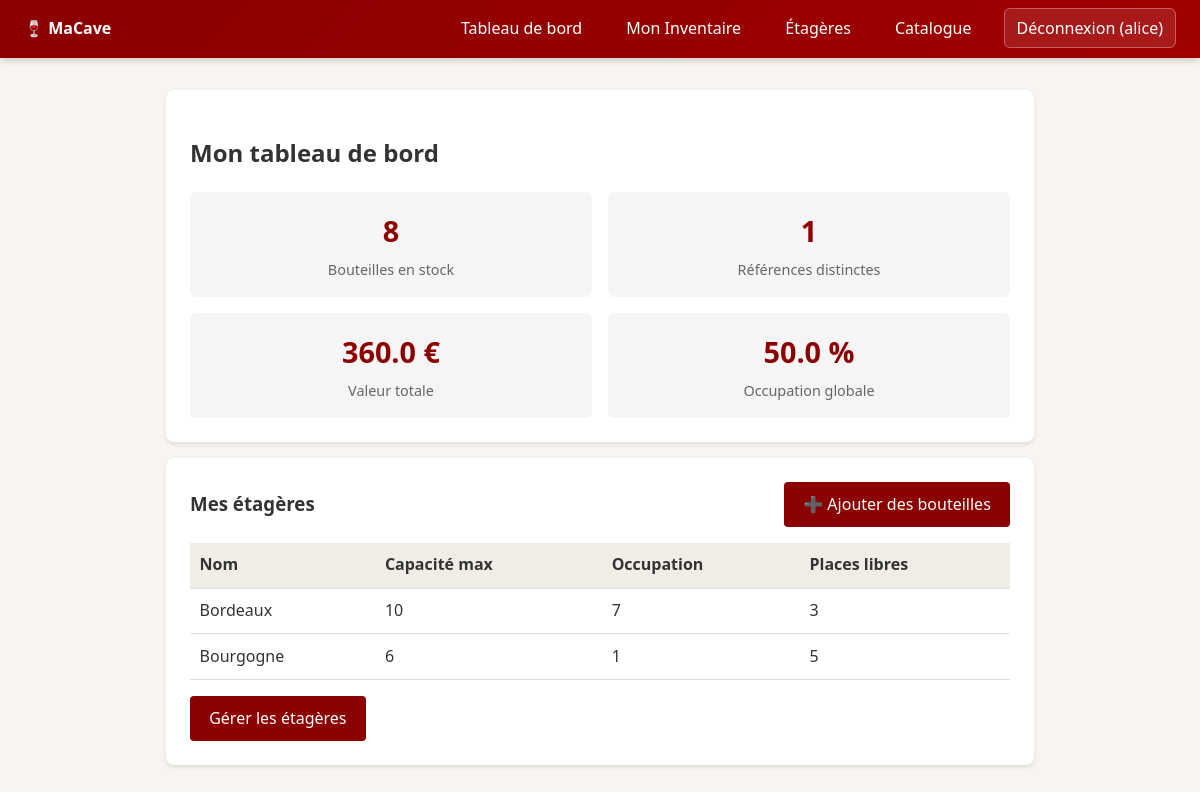
/cave/dashboard (signed in), run on the app's committed database.
### tables this page shows
CREATE TABLE utilisateurs (
    id INTEGER PRIMARY KEY AUTOINCREMENT,
    username TEXT NOT NULL UNIQUE,
    email TEXT NOT NULL UNIQUE,
    password_hash TEXT NOT NULL
);

CREATE TABLE etageres (
    id INTEGER PRIMARY KEY AUTOINCREMENT,
    cave_id INTEGER NOT NULL,
    nom TEXT NOT NULL,
    capacite_max INTEGER NOT NULL DEFAULT 0,
    UNIQUE (cave_id, nom),
    FOREIGN KEY (cave_id) REFERENCES caves(id) ON DELETE CASCADE
);

### src/macave/routes/cave_routes.py (the view)
@bp.route("/dashboard")
def dashboard():
    cave_id = _get_cave_id()
    if cave_id is None:
        flash("Aucune cave trouvée.", "warning")
        return redirect(url_for("auth.login"))
    stats = stock_service.get_cave_stats(cave_id, g.db)
    etageres = stock_service.get_etageres_by_cave(cave_id, g.db)
    for e in etageres:
        occ = g.db.execute(
            "SELECT COUNT(*) as cnt FROM bouteilles WHERE etagere_id = ? AND statut = 'en_stock'",
            (e.id,),
        ).fetchone()["cnt"]
        e._occupation = occ
    return render_template(
        "cave/dashboard.html", stats=stats, etageres=etageres
    )

### src/macave/db.py (called while the page is built)
    def __enter__(self) -> sqlite3.Connection:
        self._connection = sqlite3.connect(self.db_path)
        self._connection.row_factory = sqlite3.Row
        self._connection.execute("PRAGMA foreign_keys = ON")
        return self._connection

### src/macave/routes/cave_routes.py (called while the page is built)
def _get_cave_id() -> int | None:
    if g.user is None:
        return None
    row = g.db.execute(
        "SELECT id FROM caves WHERE utilisateur_id = ?", (g.user.id,)
    ).fetchone()
    return row["id"] if row else None

### src/macave/services/auth_service.py (called while the page is built)
def get_user_by_id(user_id: int, conn: sqlite3.Connection) -> Utilisateur | None:
    row = conn.execute(
        "SELECT id, username, email, password_hash FROM utilisateurs WHERE id = ?",
        (user_id,),
    ).fetchone()
    if row is None:
        return None
    return Utilisateur(
        id=row["id"],
        username=row["username"],
        email=row["email"],
        password_hash=row["password_hash"],
    )

### src/macave/services/stock_service.py (called while the page is built)
def get_etageres_by_cave(cave_id: int, conn: sqlite3.Connection) -> list[Etagere]:
    rows = conn.execute(
        "SELECT id, nom, capacite_max FROM etageres WHERE cave_id = ?",
        (cave_id,),
    ).fetchall()
    return [Etagere(id=r["id"], nom=r["nom"], capacite_max=r["capacite_max"]) for r in rows]

### src/macave/templates/cave/dashboard.html (shortened to what this page needs)
{% extends 'base.html' %}
{% block content %}
<div class="card">
  <h2>Mon tableau de bord</h2>
  <div class="grid-2" style="margin-top: 1rem;">
    <div class="stat-box">
      <div class="value">{{ stats.nb_bouteilles }}</div>
      <div class="label">Bouteilles en stock</div>
    </div>
    <div class="stat-box">
      <div class="value">{{ stats.nb_references }}</div>
      <div class="label">Références distinctes</div>
    </div>
    <div class="stat-box">
      <div class="value">{{ stats.valeur_totale }} €</div>
      <div class="label">Valeur totale</div>
    </div>
    <div class="stat-box">
      <div class="value">
        {% if stats.occupation_globale is not none %}
          {{ "%.1f"|format(stats.occupation_globale) }} %
        {% else %}
          —
        {% endif %}
      </div>
      <div class="label">Occupation globale</div>
    </div>
  </div>
</div>
<div class="card">
  <div class="header-with-action">
    <h3>Mes étagères</h3>
    <a href="{{ url_for('cave.ajouter_bouteilles') }}" class="btn">➕ Ajouter des bouteilles</a>
  </div>
  {% if etageres %}
    <table>
      <thead>
        <tr><th>Nom</th><th>Capacité max</th><th>Occupation</th><th>Places libres</th></tr>
      </thead>
      <tbody>
        {% for e in etageres %}
        <tr>
          <td>{{ e.nom }}</td>
          <td>{{ e.capacite_max }}</td>
          <td>{{ e._occupation }}</td>
          <td>{{ e.capacite_max - e._occupation }}</td>
        </tr>
        {% endfor %}
      </tbody>
    </table>
    <div style="margin-top: 1rem;">
      <a href="{{ url_for('cave.etageres') }}" class="btn">Gérer les étagères</a>
    </div>
  {% else %}
    <p>Aucune étagère. <a href="{{ url_for('cave.etageres') }}">En créer une</a>.</p>
  {% endif %}
</div>
{% endblock %}

### src/macave/templates/base.html (shortened to what this page needs)
<!doctype html>
<html lang="fr">
<head>
</head>
<body>
  <nav>
    <div><strong>🍷 MaCave</strong></div>
    <div>
      {% if g.user %}
        <a href="{{ url_for('cave.dashboard') }}">Tableau de bord</a>
        <a href="{{ url_for('inventaire.index') }}">Mon Inventaire</a>
        <a href="{{ url_for('cave.etageres') }}">Étagères</a>
        <a href="{{ url_for('catalogue.vins') }}">Catalogue</a>
        <a href="{{ url_for('auth.logout') }}" class="btn-logout">Déconnexion ({{ g.user.username }})</a>
      {% else %}
        <a href="{{ url_for('auth.register') }}">Inscription</a>
        <a href="{{ url_for('auth.login') }}">Connexion</a>
      {% endif %}
    </div>
  </nav>
  <div class="container">
    {% block content %}{% endblock %}
  </div>
</body>
</html>

### src/macave/templates/base.html (style rules this page uses)
:root { --primary: #8B0000; --bg: #f8f5f0; --card: #fff; --text: #333; --border: #ddd; --success: #2e7d32; --danger: #c62828; --warning: #f9a825; --info: #1565c0; }
* { box-sizing: border-box; }
body { margin: 0; font-family: 'Segoe UI', system-ui, -apple-system, sans-serif; background: var(--bg); color: var(--text); line-height: 1.6; }
nav { background: linear-gradient(135deg, var(--primary), #a00000); color: white; padding: 1rem 1.5rem; display: flex; justify-content: space-between; align-items: center; box-shadow: 0 2px 8px rgba(0,0,0,0.2); position: sticky; top: 0; z-index: 100; }
nav a { color: white; text-decoration: none; margin-left: 1rem; padding: 0.5rem 0.75rem; border-radius: 6px; transition: background 0.2s; }
nav .btn-logout { background: rgba(255,255,255,0.1); border: 1px solid rgba(255,255,255,0.3); }
.container { max-width: 900px; margin: 2rem auto; padding: 0 1rem; }
.card { background: var(--card); border-radius: 8px; box-shadow: 0 2px 4px rgba(0,0,0,0.1); padding: 1.5rem; margin-bottom: 1rem; }
button, .btn { display: inline-block; background: var(--primary); color: white; border: none; padding: 0.6rem 1.2rem; border-radius: 4px; cursor: pointer; text-decoration: none; font-size: 1rem; }
table { width: 100%; border-collapse: collapse; margin-top: 1rem; }
th, td { text-align: left; padding: 0.6rem; border-bottom: 1px solid var(--border); }
th { background: #f0ece6; }
.grid-2 { display: grid; grid-template-columns: 1fr 1fr; gap: 1rem; }
.stat-box { text-align: center; padding: 1rem; background: #f5f5f5; border-radius: 6px; }
.stat-box .value { font-size: 1.8rem; font-weight: bold; color: var(--primary); }
.stat-box .label { font-size: 0.9rem; color: #666; margin-top: 0.25rem; }

### src/macave/templates/cave/dashboard.html (style rules this page uses)
.header-with-action { display: flex; justify-content: space-between; align-items: center; flex-wrap: wrap; gap: 1rem; margin-bottom: 1rem; }
.header-with-action h3 { margin: 0; }

### data on the page
utilisateurs: user.username "alice"
etageres: nom "Bordeaux", capacite_max "10", _occupation "7", e.capacite_max-e._occupation "3"
etageres: nom "Bourgogne", capacite_max "6", _occupation "1", e.capacite_max-e._occupation "5"

### other printed values
{{ stats.nb_bouteilles }} "8"
{{ stats.nb_references }} "1"
{{ stats.valeur_totale }} "360.0"
{{ "%.1f"|format(stats.occupation_globale) }} "50.0"
